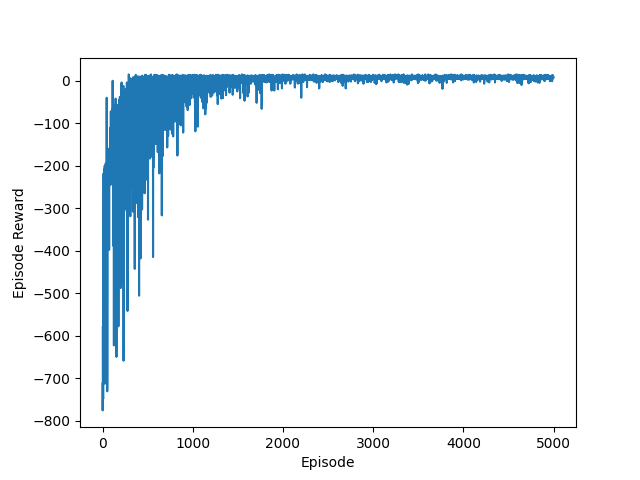

Recreate this plot in Python.
#SARSA agentc测试和可视化展示

import gym
import numpy as np
import warnings
import matplotlib.pyplot as plt
import pandas as pd
warnings.filterwarnings("ignore")

env=gym.make('Taxi-v3')

class SARSA_Agent:
    def __init__(self, env, gamma=0.9, learning_rate=0.1, epsilon=0.01):
        self.gamma = gamma
        self.learning_rate = learning_rate
        self.epsilon = epsilon
        self.action_n=env.action_space.n
        self.Q = np.zeros((env.observation_space.n, env.action_space.n))

    def decide(self,state):
        if np.random.uniform() > self.epsilon:
            #触发贪心策略了就直接选该状态最大值
            action=self.Q[state].argmax()
        else:
            #没触发贪心策略就随机选一个动作
            action=np.random.randint(0, self.action_n)
        return action

    def learn(self, state, action, reward, next_state, done,next_action):
        u=reward+self.gamma*self.Q[next_state][next_action]*(1.0-done)
        td_error=u-self.Q[state][action]
        self.Q[state][action]+=self.learning_rate*td_error

agent=SARSA_Agent(env)

def play_SARSA(env, agent, train=False,render=False):
    episode_reward=0
    observation=env.reset()
    action=agent.decide(observation)
    while True:
        if render:
            env.render()
        next_observation, reward, done, info = env.step(action)
        episode_reward+=reward
        next_action=agent.decide(next_observation)
        if train:
            agent.learn(observation, action, reward, next_observation, done, next_action)
        if done:
            break
        observation=next_observation
        action=next_action
    return episode_reward


#开始训练
episodes=5000
episode_rewards=[]
for i in range(episodes):
    episode_reward=play_SARSA(env, agent, train=True)
    episode_rewards.append(episode_reward)
    if i % 100 == 0:
        print(f"Episode {i}: {episode_reward}")
'''
plt.plot(episode_rewards)
plt.xlabel("Episode")
plt.ylabel("Episode Reward")
plt.savefig("5-5.png")
plt.show()
plt.close()
'''
#测试
agent.epsilon=0.0 #测试时不探索
#是否可视化展示
render=0
episode_rewards=[play_SARSA(env, agent, render=render) for _ in range(100)]
print("平均回合奖励：{}/{} = {}".format(sum(episode_rewards), len(episode_rewards), np.mean(episode_rewards)))

pd.DataFrame(agent.Q)
policy=np.eye(agent.action_n)[agent.Q.argmax(axis=-1)]
pd.DataFrame(policy)